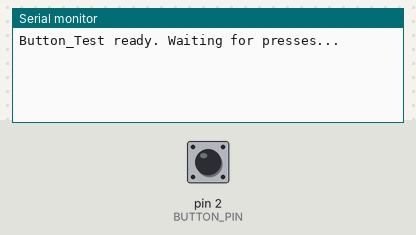
This sketch was run on a simulated Arduino Mega 2560, built with avr-gcc and run on an emulated ATmega2560. Parts: the last lines printed to the serial monitor. The test bench sets the inputs (shaded band); at power-on: pin 2 (BUTTON_PIN) HIGH.

Above: at 1.2 s.
1.3 s: pin 2 (BUTTON_PIN) pulled LOW for 0.15 s
At 1.48 s:
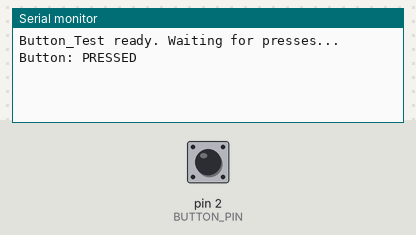
At 2.2 s:
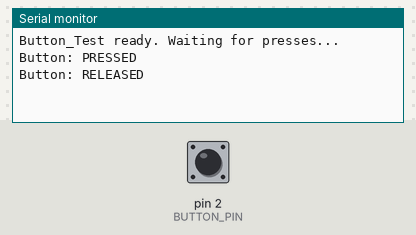

Measured:
- after the input at 1.3 s, the serial monitor: prints a new line after 0.05 s (image 1)

The sketch:

Buttom_Test.ino
```cpp
/*
  Button_Test.ino
  ------------------------------------------------------------
  Minimal diagnostic test for one momentary push button.

  WIRING
    Button terminal A -> Mega pin 2
    Button terminal B -> GND

  NOTE: if using a common 4-leg tactile button, the legs are
  internally paired (two pins per pair, shorted together).
  Use one leg from each pair (e.g. diagonal corners) - using
  two legs from the same pair will always read as "pressed".

  Uses the Mega's internal pull-up (INPUT_PULLUP), so no
  external resistor is needed. Idle = HIGH, pressed = LOW.

  BEHAVIOR
    Prints "Button: PRESSED" / "Button: RELEASED" only on
    state changes, with a short software debounce.
  ------------------------------------------------------------
*/

const uint8_t BUTTON_PIN = 2;
const unsigned long DEBOUNCE_DELAY_MS = 50;

int lastStableState = HIGH;
int lastRawState = HIGH;
unsigned long lastChangeTime = 0;

void setup() {
  Serial.begin(9600);
  pinMode(BUTTON_PIN, INPUT_PULLUP);
  Serial.println("Button_Test ready. Waiting for presses...");
}

void loop() {
  int rawState = digitalRead(BUTTON_PIN);

  // Any raw change resets the debounce timer.
  if (rawState != lastRawState) {
    lastChangeTime = millis();
    lastRawState = rawState;
  }

  // Only accept the new state once it's been stable for
  // DEBOUNCE_DELAY_MS - filters out mechanical contact bounce.
  if ((millis() - lastChangeTime) > DEBOUNCE_DELAY_MS) {
    if (rawState != lastStableState) {
      lastStableState = rawState;
      Serial.println(lastStableState == LOW ? "Button: PRESSED" : "Button: RELEASED");
    }
  }
}
```
